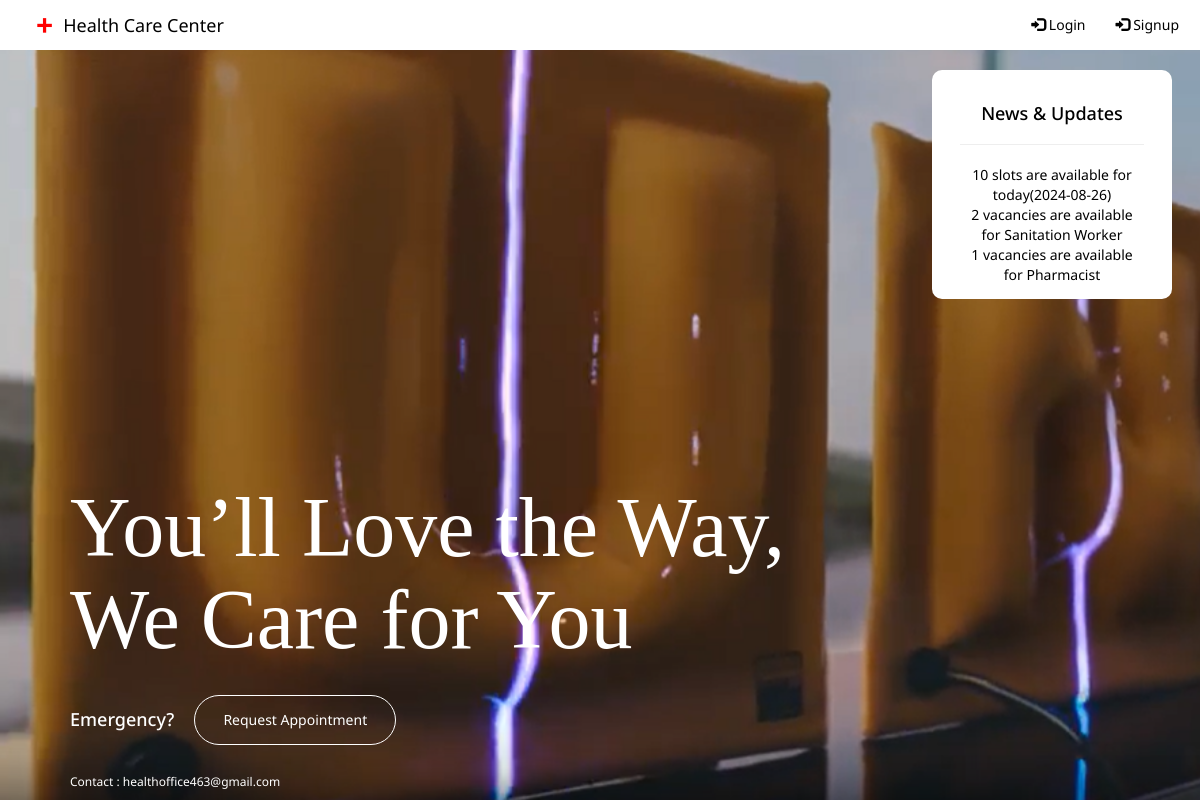
The page / on the database its author committed.
### myapp/models.py (models this page shows, shortened)
class Jobs(models.Model):
    title = models.CharField(max_length=50)
    vaccancies = models.IntegerField(default=1)
    description = models.TextField()
    active = models.BooleanField(default=True)

### myapp/views.py (the view)
# urls.py: path('', views.index, name='index'),
def index(request):
    try:
            limits = models.Daily_booking_limit.objects.get(date=datetime.date.today()).limit
    except:
            limits=10
    jobs = models.Jobs.objects.filter(active=True)
    context=find_user(request)
    try:
        lm = models.VaccancyLimit.objects.all()[0].limit
    except:
        lm = 'No'
    context.update({
        'today':str(datetime.date.today()),
        'available':limits-len(models.Appointment.objects.filter(
            date=str(datetime.date.today()))),
        'limit':lm,
        'jobs':jobs,
    })
    context.update(find_user(request))
    return render(request, 'index.html', context)

### myapp/views.py (called while the page is built)
def find_user(request):
    d = {'c': False, 'h': False, 'd': False, 'l': False, 'unknown':False}
    if request.user.id in [i.user_id for i in models.CustomerProfile.objects.all()]:
        d['c'] = True
    elif request.user.id in [i.user_id for i in models.DoctorProfile.objects.all()]:
        d['d'] = True
        d['c'] = False
    elif request.user.id in [i.user_id for i in models.Lab.objects.all()]:
        d['l'] = True
        d['c'] = False
    elif request.user.id in [i.user_id for i in models.HI.objects.all()]:
        d['h'] = True
        d['c'] = False
        print(d)
    else:
        d['unknown']=True
        d['c'] = False
    return d

### myapp/templates/index.html (shortened to what this page needs)
{% extends 'base.html' %}
{% block body %}
{% load static %}
<div class="card-updates">
    <h2 style="font-size: 18px;">News & Updates</h2><hr>
    <marquee behavior="" direction="">{{available}} slots are available for today({{today}})</marquee>
    {% for i in jobs %}
    <marquee behavior="" direction="">{{i.vaccancies}} vacancies are available for {{i.title}}</marquee>
    {% endfor %}
</div>
<div class="header" style="background-color:rgba(0,0,0,0);">
    <h5 class="display-3 glow" style="font-family:Georgia, 'Times New Roman', Times, serif; font-size: 6em; color:white">
        You’ll Love the Way, <br/>
        We Care for You</h5>
    <div>
        {% if unknown %}
        <div style="display: flex;
        gap: 20px;
        align-items: center;
        margin: 2em 0;">
        <h4 style="color: white;">Emergency?</h4>
        <a class="header-btn" href="{% url 'appointment' %}" role="button">Request Appointment</a>
    </div>
        <p style="color: white; font-size: 12px;">Contact : healthoffice463@gmail.com</p>
        {% endif %}
    </div>
    {% endblock %}

### myapp/static/formdiv.css (style rules this page uses)
* { margin: 0; padding: 0; font-family: "Noto Sans", sans-serif;; }
.card-updates { background-color: white; width: 20%; height: auto; position: absolute; top: 5em; right: 2em; padding: 1em 2em; color: black; border-radius: 10px; text-align: center; }
.header-btn { background: none; color: white; text-decoration: none; border: 1px solid white; padding: 1em 2em; border-radius: 50px; }

### rows shown on the page
Jobs: vaccancies "2", title "Sanitation Worker"
Jobs: vaccancies "1", title "Pharmacist"

### other values the page prints
{{ available }} "10"
